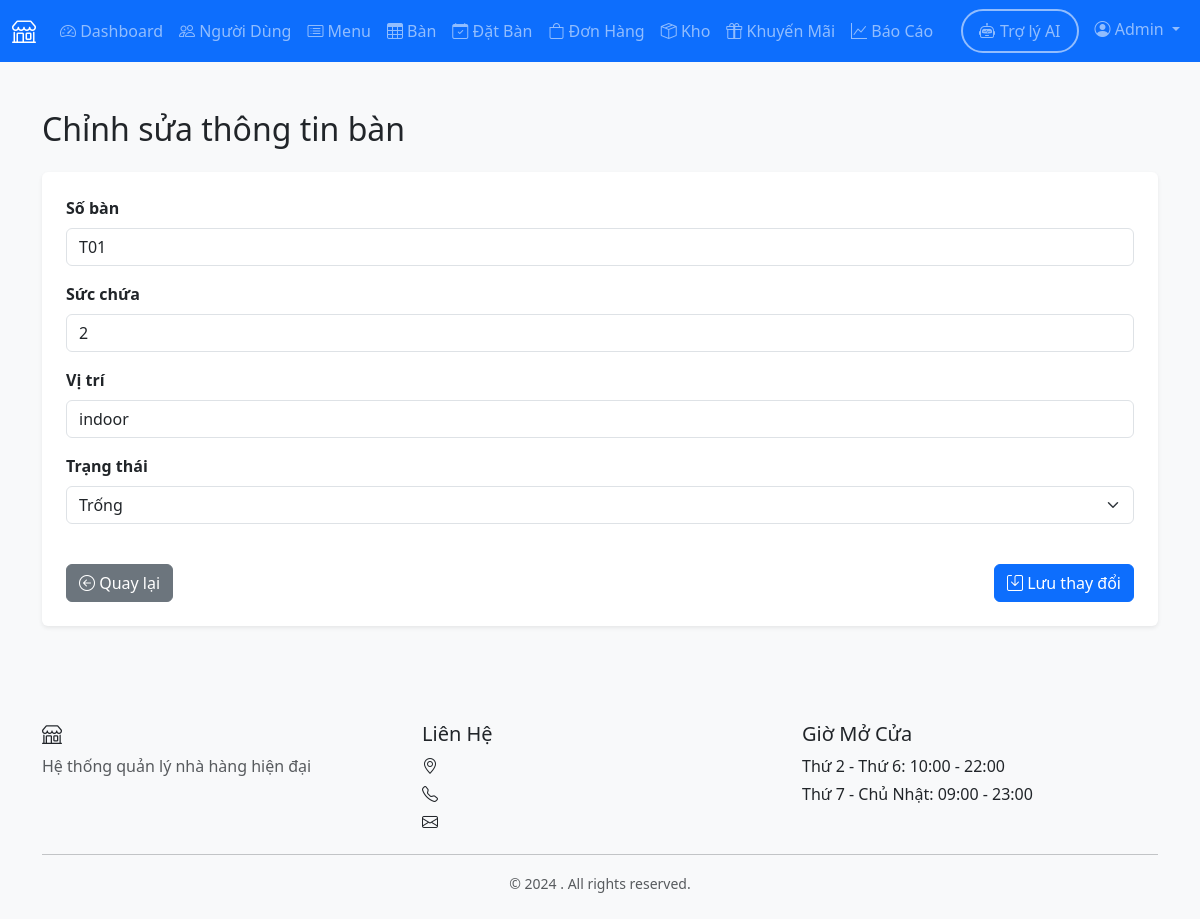
The page /admin/table/1/edit (signed in) on the database its author committed.
### models.py (models this page shows, shortened)
class User(UserMixin, db.Model):
    __tablename__ = 'users'
    user_id = db.Column(db.Integer, primary_key=True)
    name = db.Column(db.String(100), nullable=False)
    email = db.Column(db.String(120), unique=True, nullable=False)
    password_hash = db.Column(db.String(255), nullable=False)
    phone = db.Column(db.String(20))
    role = db.Column(db.String(20), nullable=False, default='customer')
    employee_type = db.Column(db.String(50))
    created_at = db.Column(db.DateTime, default=datetime.utcnow)
    active = db.Column(db.Boolean, default=True)
    health_check_date = db.Column(db.Date, nullable=True)
    reservations = db.relationship('Reservation', backref='customer', lazy=True)
    orders = db.relationship('Order', foreign_keys='Order.customer_id', backref='customer', lazy=True)
    feedbacks = db.relationship('Feedback', backref='customer', lazy=True)

class Table(db.Model):
    __tablename__ = 'tables'
    table_id = db.Column(db.Integer, primary_key=True)
    table_number = db.Column(db.String(10), unique=True, nullable=False)
    capacity = db.Column(db.Integer, nullable=False)
    status = db.Column(db.String(20), default='available')  # available, occupied, reserved
    location = db.Column(db.String(50))  # indoor, outdoor, vip
    reservations = db.relationship('Reservation', backref='table', lazy=True)
    orders = db.relationship('Order', backref='table', lazy=True)

### routes/admin.py (the view, shortened to what this page needs)
@bp.route('/table/<int:table_id>/edit', methods=['GET', 'POST'])
@login_required
@admin_required
def edit_table(table_id):
    table = Table.query.get_or_404(table_id)
    return render_template('admin/edit_table.html', table=table)

### routes/admin.py (called while the page is built)
def admin_required(f):
    from functools import wraps
    @wraps(f)
    def decorated_function(*args, **kwargs):
        if not current_user.is_authenticated or current_user.role != 'admin':
            flash('Bạn không có quyền truy cập trang này.', 'danger')
            return redirect(url_for('auth.login'))
        return f(*args, **kwargs)
    return decorated_function

### templates/admin/edit_table.html (shortened to what this page needs)
{% extends "base.html" %}
{% block content %}
<div class="container mt-4">
    <h2 class="mb-4">Chỉnh sửa thông tin bàn</h2>
    <form method="POST" action="{{ url_for('admin.edit_table', table_id=table.table_id) }}" class="card shadow-sm p-4">
        <div class="mb-3">
            <label for="table_number" class="form-label fw-bold">Số bàn</label>
            <input type="text" class="form-control" id="table_number" name="table_number"
                value="{{ table.table_number }}" required>
        </div>
        <div class="mb-3">
            <label for="capacity" class="form-label fw-bold">Sức chứa</label>
            <input type="number" class="form-control" id="capacity" name="capacity" value="{{ table.capacity }}" min="1"
                required>
        </div>
        <div class="mb-3">
            <label for="location" class="form-label fw-bold">Vị trí</label>
            <input type="text" class="form-control" id="location" name="location" value="{{ table.location }}">
        </div>
        <div class="mb-3">
            <label for="status" class="form-label fw-bold">Trạng thái</label>
            <select class="form-select" id="status" name="status" required>
                <option value="available" {% if table.status=='available' %}selected{% endif %}>Trống</option>
            </select>
        </div>
        <div class="d-flex justify-content-between mt-4">
            <a href="{{ url_for('admin.tables') }}" class="btn btn-secondary">
                <i class="bi bi-arrow-left-circle"></i> Quay lại
            </a>
            <button type="submit" class="btn btn-primary">
                <i class="bi bi-save"></i> Lưu thay đổi
            </button>
        </div>
    </form>
</div>
{% endblock %}

### templates/base.html (shortened to what this page needs)
<!DOCTYPE html>
<html lang="vi">
<head>
    <link href="https://cdn.jsdelivr.net/npm/bootstrap@5.3.2/dist/css/bootstrap.min.css" rel="stylesheet">
    <link rel="stylesheet" href="https://cdn.jsdelivr.net/npm/bootstrap-icons@1.11.1/font/bootstrap-icons.css">
    <link rel="stylesheet" href="{{ url_for('static', filename='css/style.css') }}">
</head>
<body>
    {% if current_user.is_authenticated %}
    <nav class="navbar navbar-expand-lg navbar-dark bg-primary">
        <div class="container-fluid">
            <a class="navbar-brand" href="{{ url_for('index') }}">
                <i class="bi bi-shop"></i> {{ restaurant_name }}
            </a>
            <div class="collapse navbar-collapse" id="navbarNav">
                <ul class="navbar-nav me-auto">
                    {% if current_user.role == 'customer' %}
                        <li class="nav-item">
                            <a class="nav-link" href="{{ url_for('customer.dashboard') }}">
                                <i class="bi bi-house"></i> Dashboard
                            </a>
                        </li>
                        <li class="nav-item">
                            <a class="nav-link" href="{{ url_for('customer.menu') }}">
                                <i class="bi bi-card-list"></i> Menu
                            </a>
                        </li>
                        <li class="nav-item">
                            <a class="nav-link" href="{{ url_for('customer.reservation') }}">
                                <i class="bi bi-calendar-check"></i> Đặt Bàn
                            </a>
                        </li>
                        <li class="nav-item">
                            <a class="nav-link" href="{{ url_for('customer.my_orders') }}">
                                <i class="bi bi-bag"></i> Đơn Hàng
                            </a>
                        </li>
                        <li class="nav-item">
                            <a class="nav-link" href="{{ url_for('customer.promotions') }}">
                                <i class="bi bi-gift"></i> Khuyến Mãi
                            </a>
                        </li>
                    {% elif current_user.role == 'admin' %}
                        <li class="nav-item">
                            <a class="nav-link" href="{{ url_for('admin.dashboard') }}">
                                <i class="bi bi-speedometer2"></i> Dashboard
                            </a>
                        </li>
                        <li class="nav-item">
                            <a class="nav-link" href="{{ url_for('admin.users') }}">
                                <i class="bi bi-people"></i> Người Dùng
                            </a>
                        </li>
                        <li class="nav-item">
                            <a class="nav-link" href="{{ url_for('admin.menu') }}">
                                <i class="bi bi-card-list"></i> Menu
                            </a>
                        </li>
                        <li class="nav-item">
                            <a class="nav-link" href="{{ url_for('admin.tables') }}">
                                <i class="bi bi-table"></i> Bàn
                            </a>
                        </li>
                        <li class="nav-item">
                            <a class="nav-link" href="{{ url_for('admin.reservations') }}">
                                <i class="bi bi-calendar-check"></i> Đặt Bàn
                            </a>
                        </li>
                        <li class="nav-item">
                            <a class="nav-link" href="{{ url_for('admin.orders') }}">
                                <i class="bi bi-bag"></i> Đơn Hàng
                            </a>
                        </li>
                        <li class="nav-item">
                            <a class="nav-link" href="{{ url_for('admin.inventory') }}">
                                <i class="bi bi-box-seam"></i> Kho
                            </a>
                        </li>
                        <li class="nav-item">
                            <a class="nav-link" href="{{ url_for('admin.promotions') }}">
                                <i class="bi bi-gift"></i> Khuyến Mãi
                            </a>
                        </li>
                        <li class="nav-item">
                            <a class="nav-link" href="{{ url_for('admin.reports') }}">
                                <i class="bi bi-graph-up"></i> Báo Cáo
                            </a>
                        </li>
                    {% endif %}
                </ul>
                <ul class="navbar-nav">
                    <li class="nav-item">
                        <a class="nav-link btn btn-outline-primary rounded-pill px-3 me-2"
                           href="{{ url_for('chatbot.index') }}"
                           style="border: 2px solid; display: flex; align-items: center; gap: 5px;">
                            <i class="bi bi-robot"></i>
                            <span class="d-none d-lg-inline">Trợ lý AI</span>
                        </a>
                    </li>
                    <li class="nav-item dropdown">
                        <a class="nav-link dropdown-toggle" href="#" id="navbarDropdown" role="button" data-bs-toggle="dropdown">
                            <i class="bi bi-person-circle"></i> {{ current_user.name }}
                        </a>
                    </li>
                </ul>
            </div>
        </div>
    </nav>
    {% endif %}
    <main class="{% if current_user.is_authenticated %}py-4{% endif %}">
        {% block content %}{% endblock %}
    </main>
    {% if current_user.is_authenticated %}
    <footer class="bg-light mt-5 py-4">
        <div class="container">
            <div class="row">
                <div class="col-md-4">
                    <h5><i class="bi bi-shop"></i> {{ restaurant_name }}</h5>
                    <p class="text-muted">Hệ thống quản lý nhà hàng hiện đại</p>
                </div>
                <div class="col-md-4">
                    <h5>Liên Hệ</h5>
                    <p class="mb-1"><i class="bi bi-geo-alt"></i> {{ restaurant_address }}</p>
                    <p class="mb-1"><i class="bi bi-telephone"></i> {{ restaurant_phone }}</p>
                    <p class="mb-1"><i class="bi bi-envelope"></i> {{ restaurant_email }}</p>
                </div>
                <div class="col-md-4">
                    <h5>Giờ Mở Cửa</h5>
                    <p class="mb-1">Thứ 2 - Thứ 6: 10:00 - 22:00</p>
                    <p class="mb-1">Thứ 7 - Chủ Nhật: 09:00 - 23:00</p>
                </div>
            </div>
            <hr>
            <div class="text-center text-muted">
                <small>&copy; 2024 {{ restaurant_name }}. All rights reserved.</small>
            </div>
        </div>
    </footer>
    {% endif %}
</body>
</html>

### static/css/style.css (style rules this page uses)
:root { --primary-color: #0d6efd; --success-color: #198754; --warning-color: #ffc107; --danger-color: #dc3545; --info-color: #0dcaf0; }
body { font-family: 'Segoe UI', Tahoma, Geneva, Verdana, sans-serif; background-color: #f8f9fa; }
.navbar-brand { font-weight: 600; font-size: 1.5rem; }
.card { transition: all 0.3s ease; border: none; box-shadow: 0 0.125rem 0.25rem rgba(0, 0, 0, 0.075); }
.btn { transition: all 0.3s ease; }
footer { margin-top: auto; }
.shadow-sm { box-shadow: 0 0.125rem 0.25rem rgba(0, 0, 0, 0.075) !important; }

### rows shown on the page
User: name "Admin"
Table: table_number "T01", capacity "2", location "indoor", status "Trống"
